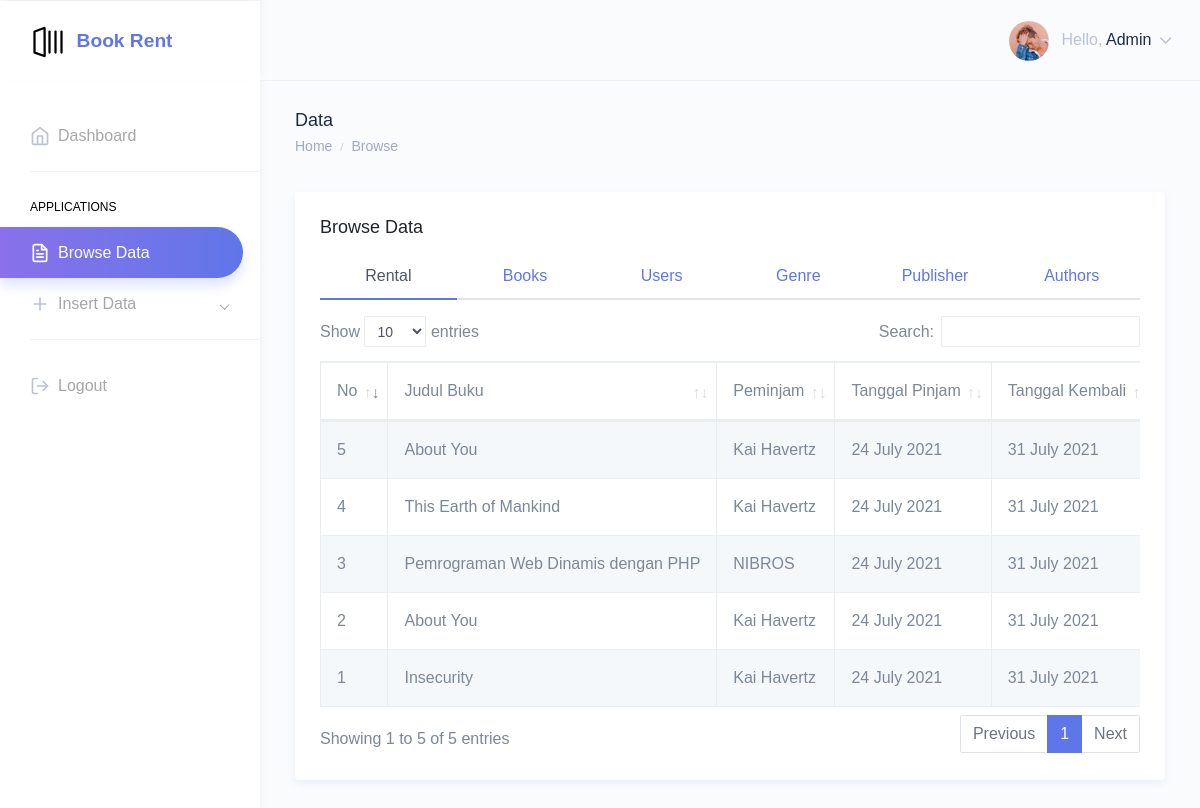
The page /pages/browse_data.php (signed in) on the database its author committed.
### tables this page shows
CREATE TABLE `user` (
  `id` int(11) NOT NULL,
  `username` varchar(100) NOT NULL,
  `password` varchar(100) NOT NULL,
  `akses_id` int(11) NOT NULL,
  `data_peminjam_id` int(11) NOT NULL
);

CREATE TABLE `peminjaman` (
  `id` int(11) NOT NULL,
  `kode_buku` varchar(30) NOT NULL,
  `kode_peminjam` varchar(30) NOT NULL,
  `tanggal_pinjam` datetime NOT NULL,
  `tanggal_kembali` datetime NOT NULL,
  `status` int(11) NOT NULL
);

CREATE TABLE `data_buku` (
  `id` int(11) NOT NULL,
  `kode_buku` varchar(30) NOT NULL,
  `judul_buku` varchar(100) NOT NULL,
  `kode_pengarang` varchar(100) NOT NULL,
  `kode_jenis_buku` varchar(30) NOT NULL,
  `kode_penerbit` varchar(30) NOT NULL,
  `isbn` varchar(30) NOT NULL,
  `tahun` year(4) NOT NULL,
  `deskripsi` varchar(100) NOT NULL,
  `jumlah` int(11) NOT NULL
);

CREATE TABLE `data_peminjam` (
  `id` int(11) NOT NULL,
  `kode_peminjam` varchar(20) NOT NULL,
  `nama_peminjam` varchar(100) NOT NULL,
  `jenis_kelamin` enum('P','L') NOT NULL,
  `tanggal_lahir` date NOT NULL,
  `alamat` varchar(100) NOT NULL,
  `pekerjaan` varchar(100) NOT NULL,
  `user_id` int(11) NOT NULL,
  `foto` varchar(100) NOT NULL
);

### pages/config.php (called while the page is built, shortened)
<?php
class database
{
  var $host     = "localhost";
  var $username = "root";
  var $password = "";
  var $database = "sewa_buku";
  var $koneksi  = "";
  function __construct()
  {
    $this->koneksi = mysqli_connect($this->host, $this->username, $this->password, $this->database);
  }
  function tampil_peminjaman()
  {
    $data = mysqli_query($this->koneksi, "SELECT a.*,b.*,c.* FROM peminjaman a
                    INNER JOIN data_buku b ON b.kode_buku = a.kode_buku
                    INNER JOIN data_peminjam c ON c.kode_peminjam = a.kode_peminjam");
    while ($row = mysqli_fetch_array($data)) {
      $hasil[] = $row;
    }
    return $hasil;
  }
  function login($username)
  {
    $data = mysqli_query($this->koneksi, "SELECT * FROM user WHERE username = '$username'");
    if (mysqli_num_rows($data) == 0) {
      echo "<b>Data user tidak ada</b>";
      $hasil = [];
      header("Location: login.php");
    } else {
      while ($row = mysqli_fetch_array($data)) {
        $hasil[] = $row;
      }
    }
    return $hasil;
  }
}

### pages/browse_data.php (the view, shortened to what this page needs)
<?php
include 'config.php';
$db = new database();
$username = $_SESSION['username'];
foreach ($db->login($username) as $x) {
  $akses_id = $x['akses_id'];
  if ($akses_id == '1') {
?>
    <!DOCTYPE html>
    <html dir="ltr" lang="en">
    <head>
      <link href="../assets/extra-libs/datatables.net-bs4/css/dataTables.bootstrap4.css" rel="stylesheet">
      <link href="../dist/css/style.min.css" rel="stylesheet">
      <link rel="stylesheet" type="text/css" href="../assets/extra-libs/prism/prism.css">
    </head>
    <body>
      <div id="main-wrapper" data-theme="light" data-layout="vertical" data-navbarbg="skin6" data-sidebartype="full" data-sidebar-position="fixed" data-header-position="fixed" data-boxed-layout="full">
        <header class="topbar" data-navbarbg="skin6">
          <nav class="navbar top-navbar navbar-expand-md">
            <div class="navbar-header" data-logobg="skin6">
              <div class="navbar-brand">
                <a href="../admin_menu.php">
                  <b class="logo-icon">
                  </b>
                  <span class="logo-text">
                    <span class="font-weight-bold" style="background: linear-gradient(to right, rgb(95, 118, 232) 0%, rgb(95, 118, 232) 100%);-webkit-background-clip: text;-webkit-text-fill-color: transparent;font-size: 1.2rem;">Book Rent</span>
                  </span>
                </a>
              </div>
            </div>
            <div class="navbar-collapse collapse" id="navbarSupportedContent">
              <ul class="navbar-nav float-right">
                <li class="nav-item dropdown">
                  <a class="nav-link dropdown-toggle" href="javascript:void(0)" data-toggle="dropdown" aria-haspopup="true" aria-expanded="false">
                    <img src="../assets/images/users/profile-pic.jpg" alt="user" class="rounded-circle" width="40">
                    <span class="ml-2 d-none d-lg-inline-block"><span>Hello,</span> <span class="text-dark">Admin</span> <i data-feather="chevron-down" class="svg-icon"></i></span>
                  </a>
                </li>
              </ul>
            </div>
          </nav>
        </header>
        <aside class="left-sidebar" data-sidebarbg="skin6">
          <div class="scroll-sidebar" data-sidebarbg="skin6">
            <nav class="sidebar-nav">
              <ul id="sidebarnav">
                <li class="sidebar-item"> <a class="sidebar-link sidebar-link" href="../admin_menu.php" aria-expanded="false"><i data-feather="home" class="feather-icon"></i><span class="hide-menu">Dashboard</span></a></li>
                <li class="list-divider"></li>
                <li class="nav-small-cap"><span class="hide-menu">Applications</span></li>
                <li class="sidebar-item"><a class="sidebar-link sidebar-link" href="browse_data.php" aria-expanded="false"><i data-feather="file-text" class="feather-icon"></i><span class="hide-menu">Browse Data</span></a></li>
                <li class="sidebar-item"><a class="sidebar-link has-arrow" href="javascript:void(0)" aria-expanded="false"><i data-feather="plus" class="feather-icon"></i><span class="hide-menu">Insert Data</span></a>
                </li>
                <li class="list-divider"></li>
                <li class="sidebar-item"><a class="sidebar-link sidebar-link" href="logout.php" aria-expanded="false"><i data-feather="log-out" class="feather-icon"></i><span class="hide-menu">Logout</span></a></li>
              </ul>
            </nav>
          </div>
        </aside>
        <div class="page-wrapper">
          <div class="page-breadcrumb">
            <div class="row">
              <div class="col-7 align-self-center">
                <h4 class="page-title text-truncate text-dark font-weight-medium mb-1">Data</h4>
                <div class="d-flex align-items-center">
                  <nav aria-label="breadcrumb">
                    <ol class="breadcrumb m-0 p-0">
                      <li class="breadcrumb-item"><a href="../admin_menu.php" class="text-muted">Home</a></li>
                      <li class="breadcrumb-item text-muted active" aria-current="page">Browse</li>
                    </ol>
                  </nav>
                </div>
              </div>
            </div>
          </div>
          <div class="container-fluid">
            <div class="row">
              <div class="col-lg-12">
                <div class="card">
                  <div class="card-body">
                    <h4 class="card-title mb-3">Browse Data</h4>
                    <ul class="nav nav-tabs nav-justified nav-bordered mb-3">
                      <li class="nav-item">
                        <a href="#rental-tab" data-toggle="tab" aria-expanded="true" class="nav-link active">
                          <span class="d-none d-lg-block">Rental</span>
                        </a>
                      </li>
                      <li class="nav-item">
                        <a href="#books-tab" data-toggle="tab" aria-expanded="false" class="nav-link">
                          <span class="d-none d-lg-block">Books</span>
                        </a>
                      </li>
                      <li class="nav-item">
                        <a href="#users-tab" data-toggle="tab" aria-expanded="false" class="nav-link">
                          <span class="d-none d-lg-block">Users</span>
                        </a>
                      </li>
                      <li class="nav-item">
                        <a href="#genre-tab" data-toggle="tab" aria-expanded="false" class="nav-link">
                          <span class="d-none d-lg-block">Genre</span>
                        </a>
                      </li>
                      <li class="nav-item">
                        <a href="#publisher-tab" data-toggle="tab" aria-expanded="false" class="nav-link">
                          <span class="d-none d-lg-block">Publisher</span>
                        </a>
                      </li>
                      <li class="nav-item">
                        <a href="#authors-tab" data-toggle="tab" aria-expanded="false" class="nav-link">
                          <span class="d-none d-lg-block">Authors</span>
                        </a>
                      </li>
                    </ul>
                    <div class="tab-content">
                      <div class="tab-pane show active" id="rental-tab">
                        <div class="table-responsive">
                          <table id="zero_config" class="table table-striped table-bordered table-hover display no-wrap" style="width:100%">
                            <thead>
                              <tr>
                                <th>No</th>
                                <th>Judul Buku</th>
                                <th>Peminjam</th>
                                <th>Tanggal Pinjam</th>
                                <th>Tanggal Kembali</th>
                              </tr>
                            </thead>
                            <tbody>
                              <?php
                              $no = 1;
                              foreach ($db->tampil_peminjaman() as $x) {
                              ?>
                                <td><?php echo $no++; ?></td>
                                <td><?php echo $x['judul_buku']; ?></td>
                                <td><?php echo $x['nama_peminjam']; ?></td>
                                <td><?php
                                    $tanggal_pinjam = $x['tanggal_pinjam'];
                                    $tanggal_pinjam1 = date("d F Y", strtotime($tanggal_pinjam));
                                    echo $tanggal_pinjam1;
                                    ?></td>
                                <td><?php
                                    $tanggal_kembali = $x['tanggal_kembali'];
                                    $tanggal_kembali1 = date("d F Y", strtotime($tanggal_kembali));
                                    echo $tanggal_kembali1;
                                    ?></td>
                              <?php
                              }
                              ?>
                            </tbody>
                          </table>
                        </div>
                      </div>
                    </div>
                  </div>
                </div>
              </div>
            </div>
          </div>
        </div>
      </div>
    </body>
    </html>
<?php
  } else {
    header("Location: ../login.php");
  }
}
?>

### rows shown on the page
user: akses_id 1 (drawn)
peminjaman: data_buku.judul_buku "Insecurity", data_peminjam.nama_peminjam "Kai Havertz", tanggal_pinjam "24 July 2021", tanggal_kembali "31 July 2021"
peminjaman: data_buku.judul_buku "About You", data_peminjam.nama_peminjam "Kai Havertz", tanggal_pinjam "24 July 2021", tanggal_kembali "31 July 2021"
peminjaman: data_buku.judul_buku "Pemrograman Web Dinamis dengan PHP", data_peminjam.nama_peminjam "NIBROS", tanggal_pinjam "24 July 2021", tanggal_kembali "31 July 2021"
peminjaman: data_buku.judul_buku "This Earth of Mankind", data_peminjam.nama_peminjam "Kai Havertz", tanggal_pinjam "24 July 2021", tanggal_kembali "31 July 2021"
peminjaman: data_buku.judul_buku "About You", data_peminjam.nama_peminjam "Kai Havertz", tanggal_pinjam "24 July 2021", tanggal_kembali "31 July 2021"
